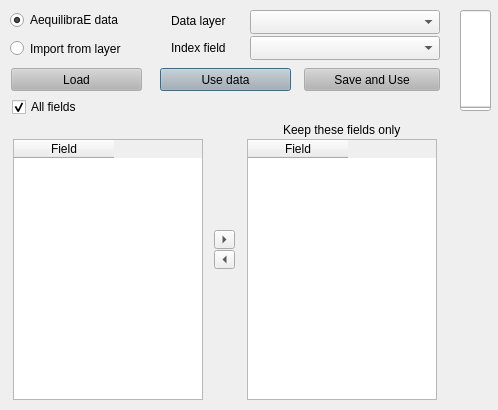
<?xml version="1.0" encoding="UTF-8"?>
<ui version="4.0">
 <class>vector_loader</class>
 <widget class="QDialog" name="vector_loader">
  <property name="windowModality">
   <enum>Qt::ApplicationModal</enum>
  </property>
  <property name="geometry">
   <rect>
    <x>0</x>
    <y>0</y>
    <width>498</width>
    <height>410</height>
   </rect>
  </property>
  <property name="maximumSize">
   <size>
    <width>498</width>
    <height>430</height>
   </size>
  </property>
  <property name="font">
   <font>
    <pointsize>9</pointsize>
   </font>
  </property>
  <property name="windowTitle">
   <string>AequilibraE  -  Vector loader</string>
  </property>
  <property name="windowIcon">
   <iconset>
    <normaloff>../icon.png</normaloff>../icon.png</iconset>
  </property>
  <property name="modal">
   <bool>true</bool>
  </property>
  <widget class="QPushButton" name="but_import_and_use">
   <property name="geometry">
    <rect>
     <x>160</x>
     <y>68</y>
     <width>131</width>
     <height>23</height>
    </rect>
   </property>
   <property name="palette">
    <palette>
     <active>
      <colorrole role="Button">
       <brush brushstyle="SolidPattern">
        <color alpha="255">
         <red>180</red>
         <green>180</green>
         <blue>180</blue>
        </color>
       </brush>
      </colorrole>
     </active>
     <inactive>
      <colorrole role="Button">
       <brush brushstyle="SolidPattern">
        <color alpha="255">
         <red>180</red>
         <green>180</green>
         <blue>180</blue>
        </color>
       </brush>
      </colorrole>
     </inactive>
     <disabled>
      <colorrole role="Button">
       <brush brushstyle="SolidPattern">
        <color alpha="255">
         <red>180</red>
         <green>180</green>
         <blue>180</blue>
        </color>
       </brush>
      </colorrole>
     </disabled>
    </palette>
   </property>
   <property name="text">
    <string>Use data</string>
   </property>
  </widget>
  <widget class="QProgressBar" name="progressbar">
   <property name="enabled">
    <bool>true</bool>
   </property>
   <property name="geometry">
    <rect>
     <x>460</x>
     <y>10</y>
     <width>31</width>
     <height>101</height>
    </rect>
   </property>
   <property name="palette">
    <palette>
     <active>
      <colorrole role="Highlight">
       <brush brushstyle="SolidPattern">
        <color alpha="255">
         <red>0</red>
         <green>170</green>
         <blue>0</blue>
        </color>
       </brush>
      </colorrole>
     </active>
     <inactive>
      <colorrole role="Highlight">
       <brush brushstyle="SolidPattern">
        <color alpha="255">
         <red>240</red>
         <green>240</green>
         <blue>240</blue>
        </color>
       </brush>
      </colorrole>
     </inactive>
     <disabled>
      <colorrole role="Highlight">
       <brush brushstyle="SolidPattern">
        <color alpha="255">
         <red>51</red>
         <green>153</green>
         <blue>255</blue>
        </color>
       </brush>
      </colorrole>
     </disabled>
    </palette>
   </property>
   <property name="value">
    <number>0</number>
   </property>
   <property name="textVisible">
    <bool>true</bool>
   </property>
   <property name="orientation">
    <enum>Qt::Vertical</enum>
   </property>
  </widget>
  <widget class="QComboBox" name="cob_index_field">
   <property name="geometry">
    <rect>
     <x>250</x>
     <y>36</y>
     <width>190</width>
     <height>24</height>
    </rect>
   </property>
   <property name="maxVisibleItems">
    <number>10</number>
   </property>
  </widget>
  <widget class="QLabel" name="lbl_from">
   <property name="geometry">
    <rect>
     <x>171</x>
     <y>40</y>
     <width>121</width>
     <height>16</height>
    </rect>
   </property>
   <property name="text">
    <string>Index field</string>
   </property>
  </widget>
  <widget class="QRadioButton" name="radio_aequilibrae">
   <property name="geometry">
    <rect>
     <x>10</x>
     <y>10</y>
     <width>131</width>
     <height>20</height>
    </rect>
   </property>
   <property name="text">
    <string>AequilibraE data</string>
   </property>
   <property name="checked">
    <bool>true</bool>
   </property>
  </widget>
  <widget class="QRadioButton" name="radio_layer_matrix">
   <property name="geometry">
    <rect>
     <x>10</x>
     <y>40</y>
     <width>161</width>
     <height>17</height>
    </rect>
   </property>
   <property name="text">
    <string>Import from layer</string>
   </property>
   <property name="checked">
    <bool>false</bool>
   </property>
  </widget>
  <widget class="QCheckBox" name="chb_all_fields">
   <property name="geometry">
    <rect>
     <x>12</x>
     <y>96</y>
     <width>141</width>
     <height>22</height>
    </rect>
   </property>
   <property name="text">
    <string>All fields</string>
   </property>
   <property name="checked">
    <bool>true</bool>
   </property>
  </widget>
  <widget class="QPushButton" name="but_save_and_use">
   <property name="geometry">
    <rect>
     <x>304</x>
     <y>68</y>
     <width>136</width>
     <height>23</height>
    </rect>
   </property>
   <property name="palette">
    <palette>
     <active>
      <colorrole role="Button">
       <brush brushstyle="SolidPattern">
        <color alpha="255">
         <red>180</red>
         <green>180</green>
         <blue>180</blue>
        </color>
       </brush>
      </colorrole>
     </active>
     <inactive>
      <colorrole role="Button">
       <brush brushstyle="SolidPattern">
        <color alpha="255">
         <red>180</red>
         <green>180</green>
         <blue>180</blue>
        </color>
       </brush>
      </colorrole>
     </inactive>
     <disabled>
      <colorrole role="Button">
       <brush brushstyle="SolidPattern">
        <color alpha="255">
         <red>180</red>
         <green>180</green>
         <blue>180</blue>
        </color>
       </brush>
      </colorrole>
     </disabled>
    </palette>
   </property>
   <property name="text">
    <string>Save and Use</string>
   </property>
  </widget>
  <widget class="QTableWidget" name="table_fields_to_import">
   <property name="geometry">
    <rect>
     <x>247</x>
     <y>139</y>
     <width>190</width>
     <height>261</height>
    </rect>
   </property>
   <column>
    <property name="text">
     <string>Field</string>
    </property>
   </column>
  </widget>
  <widget class="QTableWidget" name="table_all_fields">
   <property name="geometry">
    <rect>
     <x>13</x>
     <y>139</y>
     <width>190</width>
     <height>261</height>
    </rect>
   </property>
   <column>
    <property name="text">
     <string>Field</string>
    </property>
   </column>
  </widget>
  <widget class="QToolButton" name="but_removes_from_links">
   <property name="geometry">
    <rect>
     <x>214</x>
     <y>250</y>
     <width>21</width>
     <height>19</height>
    </rect>
   </property>
   <property name="text">
    <string>...</string>
   </property>
   <property name="toolButtonStyle">
    <enum>Qt::ToolButtonIconOnly</enum>
   </property>
   <property name="arrowType">
    <enum>Qt::LeftArrow</enum>
   </property>
  </widget>
  <widget class="QToolButton" name="but_adds_to_links">
   <property name="geometry">
    <rect>
     <x>214</x>
     <y>230</y>
     <width>21</width>
     <height>19</height>
    </rect>
   </property>
   <property name="text">
    <string>...</string>
   </property>
   <property name="toolButtonStyle">
    <enum>Qt::ToolButtonIconOnly</enum>
   </property>
   <property name="arrowType">
    <enum>Qt::RightArrow</enum>
   </property>
  </widget>
  <widget class="QPushButton" name="but_load">
   <property name="geometry">
    <rect>
     <x>11</x>
     <y>68</y>
     <width>131</width>
     <height>23</height>
    </rect>
   </property>
   <property name="palette">
    <palette>
     <active>
      <colorrole role="Button">
       <brush brushstyle="SolidPattern">
        <color alpha="255">
         <red>180</red>
         <green>180</green>
         <blue>180</blue>
        </color>
       </brush>
      </colorrole>
     </active>
     <inactive>
      <colorrole role="Button">
       <brush brushstyle="SolidPattern">
        <color alpha="255">
         <red>180</red>
         <green>180</green>
         <blue>180</blue>
        </color>
       </brush>
      </colorrole>
     </inactive>
     <disabled>
      <colorrole role="Button">
       <brush brushstyle="SolidPattern">
        <color alpha="255">
         <red>180</red>
         <green>180</green>
         <blue>180</blue>
        </color>
       </brush>
      </colorrole>
     </disabled>
    </palette>
   </property>
   <property name="text">
    <string>Load</string>
   </property>
  </widget>
  <widget class="QComboBox" name="cob_data_layer">
   <property name="geometry">
    <rect>
     <x>250</x>
     <y>10</y>
     <width>190</width>
     <height>24</height>
    </rect>
   </property>
   <property name="maxVisibleItems">
    <number>10</number>
   </property>
  </widget>
  <widget class="QLabel" name="lbl_from_2">
   <property name="geometry">
    <rect>
     <x>171</x>
     <y>13</y>
     <width>121</width>
     <height>16</height>
    </rect>
   </property>
   <property name="text">
    <string>Data layer</string>
   </property>
  </widget>
  <widget class="QLabel" name="lbl_from_3">
   <property name="geometry">
    <rect>
     <x>283</x>
     <y>122</y>
     <width>131</width>
     <height>16</height>
    </rect>
   </property>
   <property name="text">
    <string>Keep these fields only</string>
   </property>
  </widget>
 </widget>
 <resources/>
 <connections/>
</ui>
